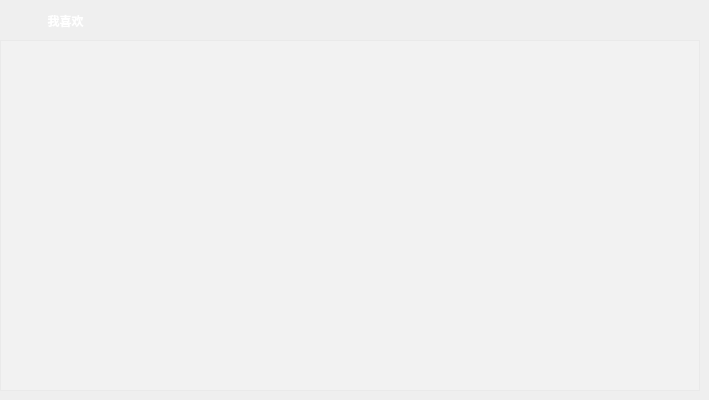
   <widget class="QWidget" name="favor">
    <widget class="QLabel" name="titleLabel_Favor">
     <property name="enabled">
      <bool>true</bool>
     </property>
     <property name="geometry">
      <rect>
       <x>30</x>
       <y>0</y>
       <width>71</width>
       <height>41</height>
      </rect>
     </property>
     <property name="font">
      <font>
       <family>Microsoft YaHei UI</family>
       <pointsize>9</pointsize>
       <weight>75</weight>
       <italic>false</italic>
       <bold>true</bold>
      </font>
     </property>
     <property name="styleSheet">
      <string notr="true">color:rgb(255, 255, 255);
</string>
     </property>
     <property name="text">
      <string>我喜欢</string>
     </property>
     <property name="alignment">
      <set>Qt::AlignCenter</set>
     </property>
    </widget>
    <widget class="MusicListWidget" name="favorMusicWidget">
     <property name="geometry">
      <rect>
       <x>0</x>
       <y>40</y>
       <width>700</width>
       <height>351</height>
      </rect>
     </property>
     <property name="font">
      <font>
       <pointsize>9</pointsize>
       <weight>75</weight>
       <bold>true</bold>
      </font>
     </property>
     <property name="styleSheet">
      <string notr="true">color: rgb(255, 255, 255);
background-color: rgba(255, 255, 255, 50);
</string>
     </property>
     <property name="horizontalScrollBarPolicy">
      <enum>Qt::ScrollBarAlwaysOff</enum>
     </property>
     <property name="sizeAdjustPolicy">
      <enum>QAbstractScrollArea::AdjustToContentsOnFirstShow</enum>
     </property>
     <property name="selectionMode">
      <enum>QAbstractItemView::SingleSelection</enum>
     </property>
     <property name="isWrapping" stdset="0">
      <bool>false</bool>
     </property>
     <property name="wordWrap">
      <bool>false</bool>
     </property>
     <property name="selectionRectVisible">
      <bool>false</bool>
     </property>
     <property name="sortingEnabled">
      <bool>false</bool>
     </property>
    </widget>
    <widget class="QWidget" name="layoutWidget_2">
     <property name="geometry">
      <rect>
       <x>540</x>
       <y>0</y>
       <width>155</width>
       <height>43</height>
      </rect>
     </property>
     <layout class="QHBoxLayout" name="horizontalLayout_Favor">
      <item>
       <widget class="QPushButton" name="btnSortSinger_Favor">
        <property name="font">
         <font>
          <family>Microsoft YaHei UI</family>
          <pointsize>10</pointsize>
          <weight>75</weight>
          <bold>true</bold>
         </font>
        </property>
        <property name="cursor">
         <cursorShape>PointingHandCursor</cursorShape>
        </property>
        <property name="toolTip">
         <string>按歌手名排序</string>
        </property>
        <property name="styleSheet">
         <string notr="true"/>
        </property>
        <property name="text">
         <string/>
        </property>
        <property name="icon">
         <iconset resource="imagefile.qrc">
          <normaloff>:/image/image/image/singer.png</normaloff>:/image/image/image/singer.png</iconset>
        </property>
        <property name="iconSize">
         <size>
          <width>30</width>
          <height>30</height>
         </size>
        </property>
        <property name="flat">
         <bool>true</bool>
        </property>
       </widget>
      </item>
      <item>
       <widget class="QPushButton" name="btnSortTitle_Favor">
        <property name="font">
         <font>
          <family>Microsoft YaHei UI</family>
          <pointsize>10</pointsize>
          <weight>75</weight>
          <bold>true</bold>
         </font>
        </property>
        <property name="cursor">
         <cursorShape>PointingHandCursor</cursorShape>
        </property>
        <property name="toolTip">
         <string>按歌曲名排序</string>
        </property>
        <property name="styleSheet">
         <string notr="true"/>
        </property>
        <property name="text">
         <string/>
        </property>
        <property name="icon">
         <iconset resource="imagefile.qrc">
          <normaloff>:/image/image/image/sort-alpha-asc_ea48_ether.png</normaloff>:/image/image/image/sort-alpha-asc_ea48_ether.png</iconset>
        </property>
        <property name="iconSize">
         <size>
          <width>30</width>
          <height>30</height>
         </size>
        </property>
        <property name="flat">
         <bool>true</bool>
        </property>
       </widget>
      </item>
     </layout>
    </widget>
    <widget class="QPushButton" name="btnClear_Favor">
     <property name="geometry">
      <rect>
       <x>100</x>
       <y>0</y>
       <width>41</width>
       <height>41</height>
      </rect>
     </property>
     <property name="font">
      <font>
       <family>Microsoft YaHei UI</family>
       <pointsize>10</pointsize>
       <weight>75</weight>
       <bold>true</bold>
      </font>
     </property>
     <property name="cursor">
      <cursorShape>PointingHandCursor</cursorShape>
     </property>
     <property name="toolTip">
      <string>清空当前列表</string>
     </property>
     <property name="styleSheet">
      <string notr="true"/>
     </property>
     <property name="text">
      <string/>
     </property>
     <property name="icon">
      <iconset resource="imagefile.qrc">
       <normaloff>:/image/image/image/clear.png</normaloff>:/image/image/image/clear.png</iconset>
     </property>
     <property name="iconSize">
      <size>
       <width>30</width>
       <height>30</height>
      </size>
     </property>
     <property name="flat">
      <bool>true</bool>
     </property>
    </widget>
   </widget>
